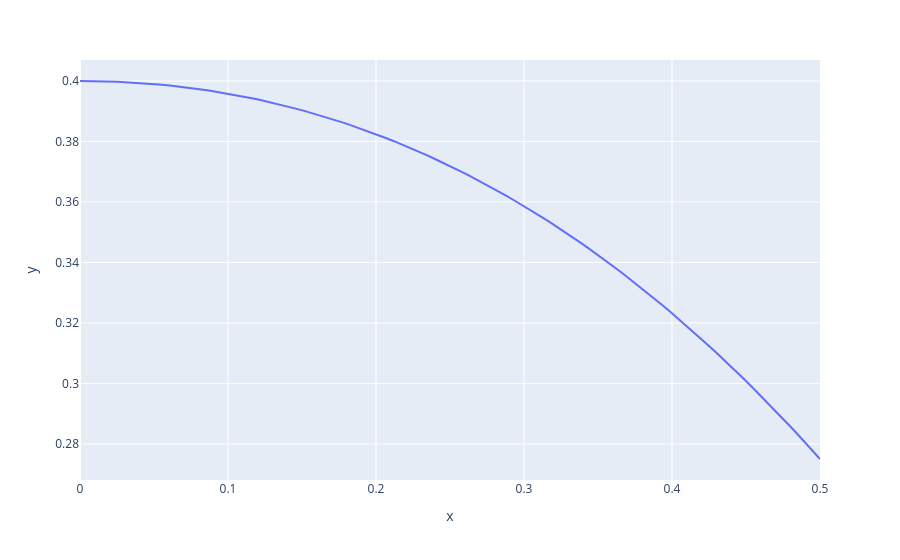

Write notebook code for a chart like this one.
### Code cell
g = lambda x: (2 - x**3 - 2*x**2) / 5

x = np.linspace(0,0.5,100)
y = g(x)

px.line(x=x, y=y)
